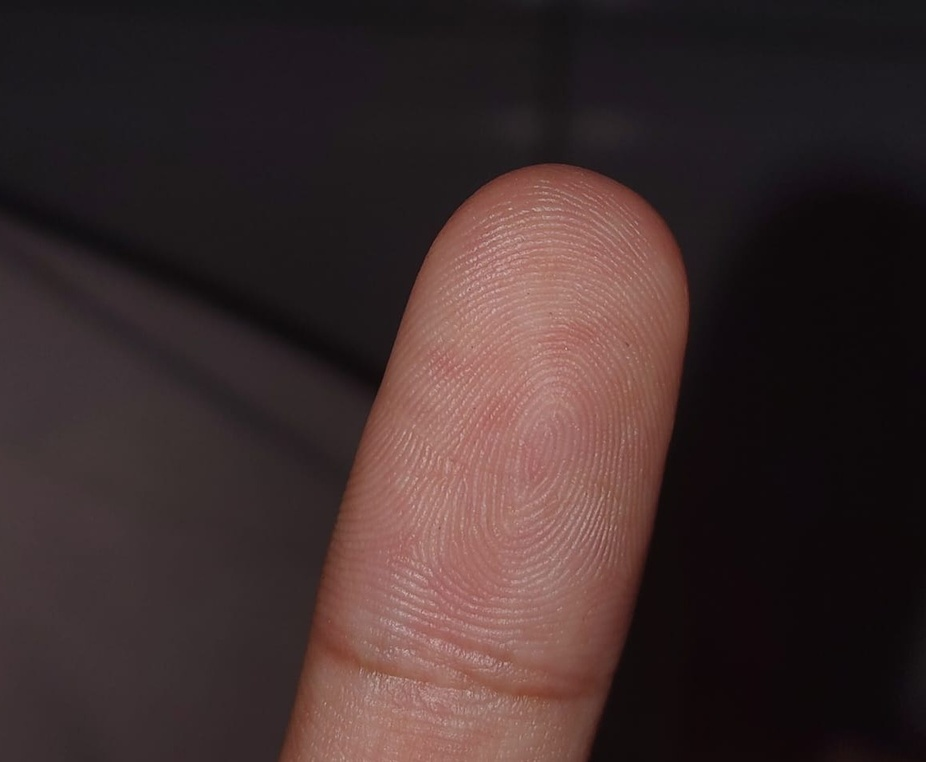
#> input picture backend/example finger path/finger example.jpeg, 926 x 762 px, shrunk from 1161 x 956 before the run
$ python -i ridge_enhancement.py   (imports and definitions only)   (older library calls are emulated)
#> lines starting #> are read from the running program, lines starting #| are printed output that depends on the picture
"""Ridge orientation estimation and Gabor enhancement."""
from __future__ import annotations

import cv2
import numpy as np


class RidgeEnhancement:
    def __init__(
        self,
        block_size: int = 16,
        gabor_ksize: int = 21,
        gabor_sigma: float = 4.0,
        gabor_lambda: float = 10.0,
        gabor_gamma: float = 0.5,
        gabor_psi: float = 0.0,
        n_orientations: int = 8,
    ) -> None:
        self.block_size = block_size
        self.gabor_ksize = gabor_ksize
        self.gabor_sigma = gabor_sigma
        self.gabor_lambda = gabor_lambda
        self.gabor_gamma = gabor_gamma
        self.gabor_psi = gabor_psi
        self.n_orientations = n_orientations

    def estimate_ridge_orientation(self, gray: np.ndarray) -> np.ndarray:
        """Calculate smooth, pixel-level ridge orientation in radians [0, pi)."""
        img = gray.astype(np.float32)
        gx = cv2.Sobel(img, cv2.CV_32F, 1, 0, ksize=3)
        gy = cv2.Sobel(img, cv2.CV_32F, 0, 1, ksize=3)

        # Compute local gradient components vx and vy per pixel
        vx = 2.0 * gx * gy
        vy = gx * gx - gy * gy

        # Smooth vx and vy with a Gaussian filter to eliminate local noise
        vx_smooth = cv2.GaussianBlur(vx, (25, 25), 0)
        vy_smooth = cv2.GaussianBlur(vy, (25, 25), 0)

        # Compute theta per-pixel
        theta = 0.5 * np.arctan2(vx_smooth, vy_smooth) + np.pi / 2.0
        return theta

    def create_gabor_filters(self) -> list[tuple[float, np.ndarray]]:
        filters: list[tuple[float, np.ndarray]] = []
        for i in range(self.n_orientations):
            theta = i * np.pi / self.n_orientations
            kern = cv2.getGaborKernel(
                ksize=(self.gabor_ksize, self.gabor_ksize),
                sigma=self.gabor_sigma,
                theta=theta,
                lambd=self.gabor_lambda,
                gamma=self.gabor_gamma,
                psi=self.gabor_psi,
                ktype=cv2.CV_32F,
            )
            filters.append((theta, kern))
        return filters

    def apply_gabor_filters(self, gray: np.ndarray) -> np.ndarray:
        """Pick max response across orientations (simple per-pixel enhancement)."""
        gray_f = gray.astype(np.float32)
        accum = np.zeros_like(gray_f)
        for _theta, kern in self.create_gabor_filters():
            resp = cv2.filter2D(gray_f, cv2.CV_32F, kern)
            np.maximum(accum, resp, out=accum)
        accum = cv2.normalize(accum, None, 0, 255, cv2.NORM_MINMAX)
        return accum.astype(np.uint8)

>>> import cv2
>>> picture = cv2.imread('../../example finger path/finger example.jpeg', cv2.IMREAD_GRAYSCALE)
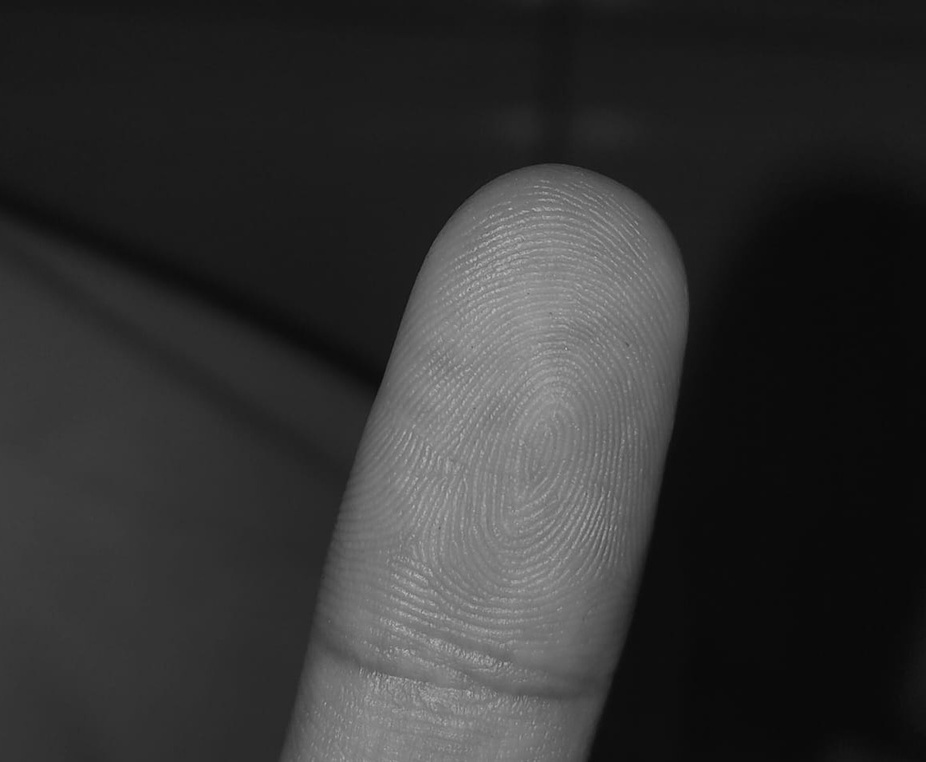
#> picture: shape (762, 926); min 7, max 193, mean 49.9
>>> result = RidgeEnhancement().estimate_ridge_orientation(picture)
#> in estimate_ridge_orientation, `gx = cv2.Sobel(img, cv2.CV_32F, 1, 0, ksize=3)`:
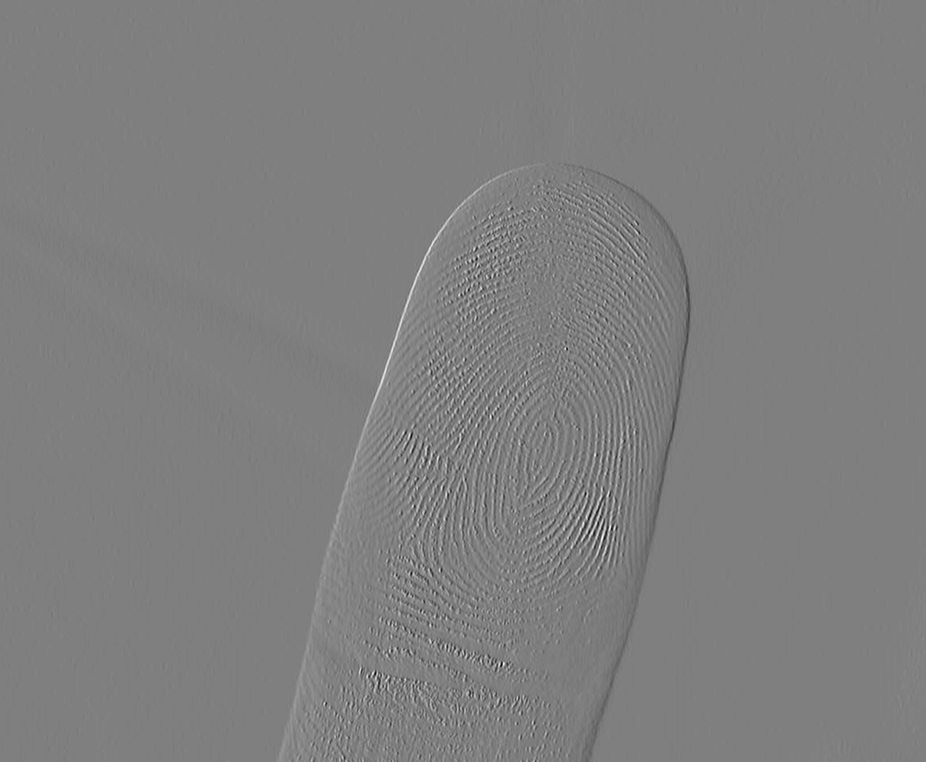
#> gx: shape (762, 926) float32; min -277, max 277, mean -0.3; drawn with min black and max white
#> in estimate_ridge_orientation, `vx_smooth = cv2.GaussianBlur(vx, (25, 25), 0)`:
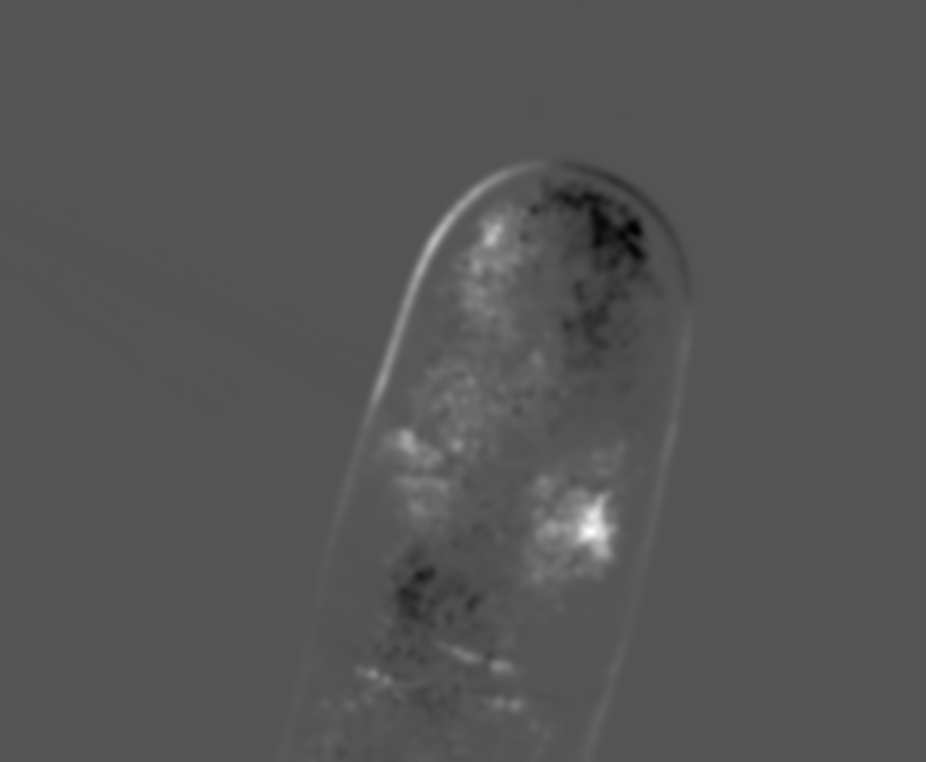
#> vx_smooth: shape (762, 926) float32; min -5524.6, max 11204.2, mean 72.5; drawn with min black and max white
#> in estimate_ridge_orientation, `vy_smooth = cv2.GaussianBlur(vy, (25, 25), 0)`:
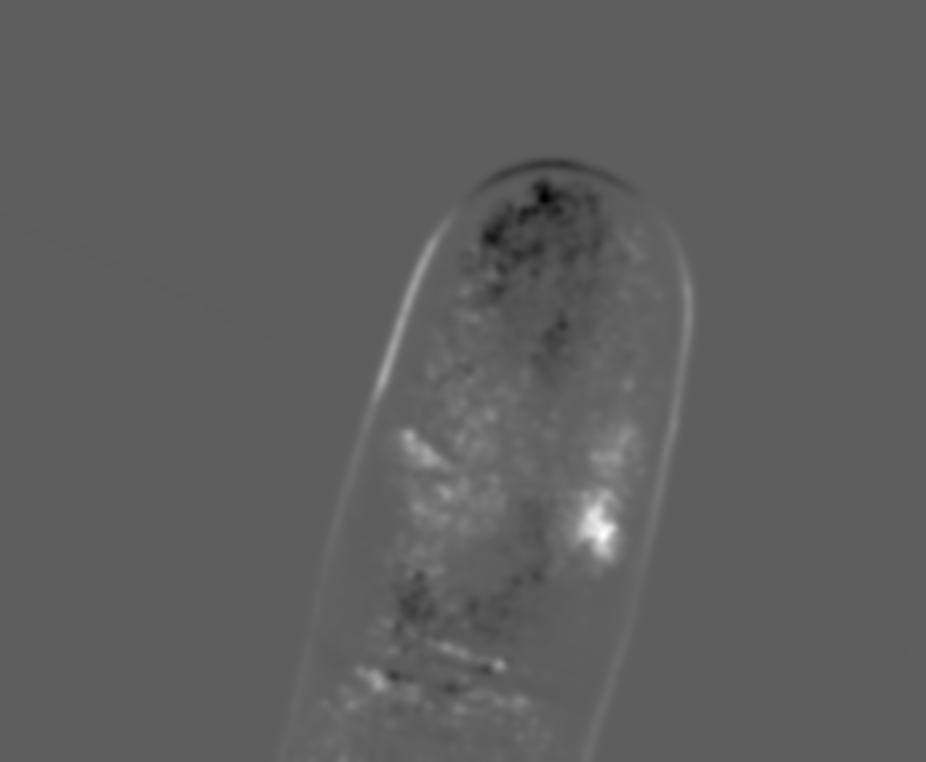
#> vy_smooth: shape (762, 926) float32; min -8283.6, max 14044, mean 89.5; drawn with min black and max white
#> in estimate_ridge_orientation, `theta = 0.5 * np.arctan2(vx_smooth, vy_smooth) + np.pi / 2.0`:
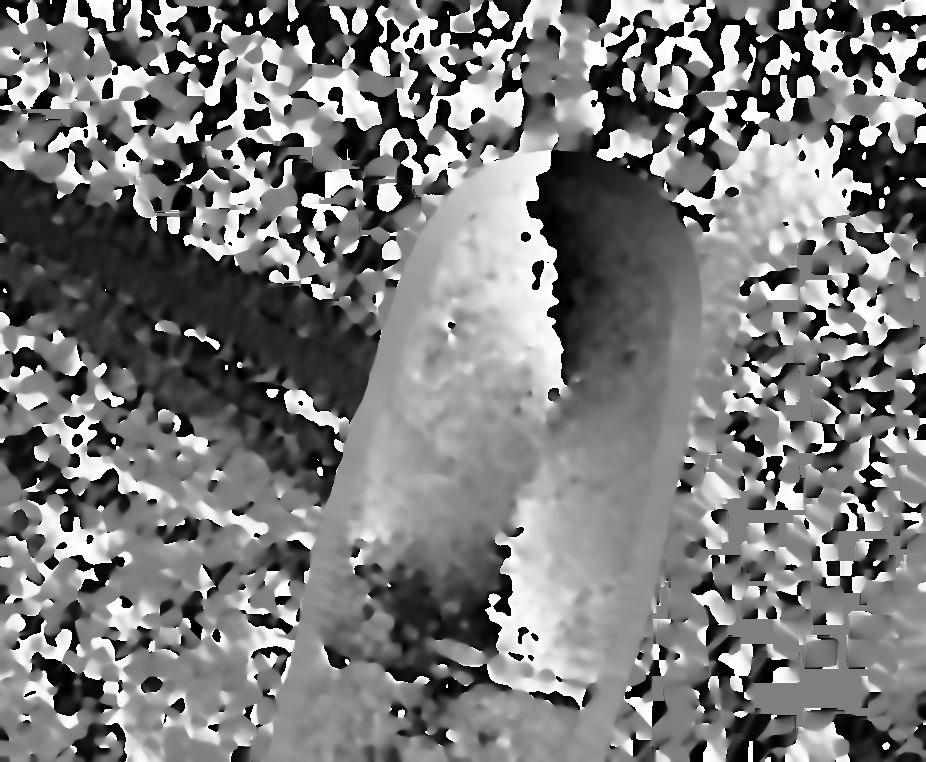
#> theta: shape (762, 926) float32; min 0, max 3.14, mean 1.52; drawn with min black and max white
